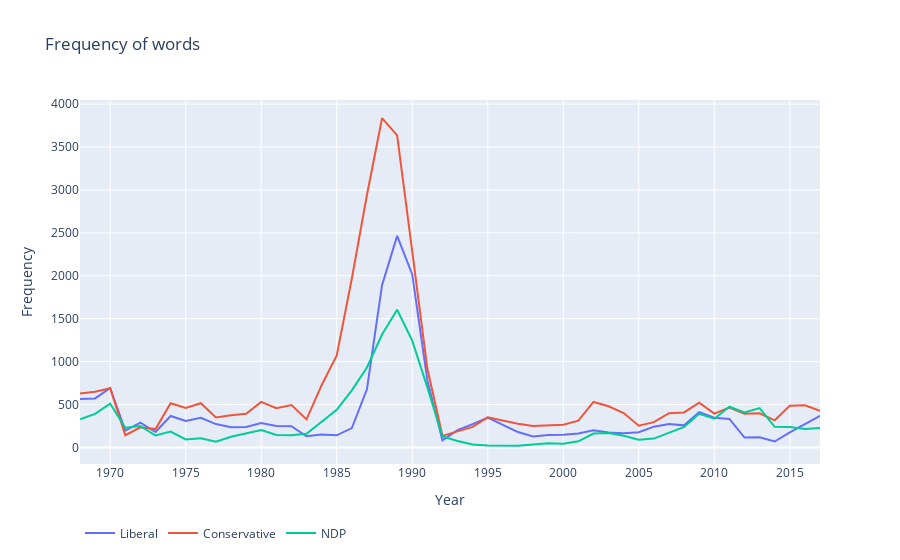

Source (notebook cell):
### Markdown cell above
### **Analyzing frequency of discussion around abortion**

### Code cell
count_freq = []
for year in comb:
    count_freq.append([wv.vocab["abort_{}_Liberal".format(year)].count,
                       model.wv.vocab["abort_{}_Conservative".format(year)].count,
                       model.wv.vocab["abort_{}_NDP".format(year)].count])

freq = np.array(count_freq)
fig = go.Figure()
fig.add_trace(go.Scatter(x=sorted(list(comb)), y=freq[:,0], name='Liberal'))
fig.add_trace(go.Scatter(x=sorted(list(comb)), y=freq[:,1], name='Conservative'))
fig.add_trace(go.Scatter(x=sorted(list(comb)), y=freq[:,2], name='NDP'))
fig.update_layout({'title':'Frequency of words',
                   'legend':{'orientation':'h',
                             'y':-0.15,
                             'yanchor':'top'}})
fig.update_xaxes(title='Year')
fig.update_yaxes(title='Frequency')
fig.show()

### Figure 1 — Plotly figure (JSON) as saved in the notebook; plotly's stock layout.template omitted (floating-point values rounded to 4 significant figures)
{"data": [{"name": "Liberal", "type": "scatter", "x": [1968, 1969, 1970, 1971, 1972, 1973, 1974, 1975, 1976, 1977, 1978, 1979, 1980, 1981, 1982, 1983, 1984, 1985, 1986, 1987, 1988, 1989, 1990, 1991, 1992, 1993, 1994, 1995, 1997, 1998, 1999, 2000, 2001, 2002, 2003, 2004, 2005, 2006, 2007, 2008, 2009, 2010, 2011, 2012, 2013, 2014, 2015, 2016, 2017], "y": [563, 571, 693, 197, 288, 180, 366, 308, 346, 272, 235, 239, 283, 251, 248, 130, 151, 141, 225, 678, 1890, 2465, 2016, 781, 82, 202, 271, 349, 179, 128, 145, 149, 163, 200, 173, 164, 177, 242, 274, 257, 412, 347, 332, 115, 118, 69, 176, 275, 368]}, {"name": "Conservative", "type": "scatter", "x": [1968, 1969, 1970, 1971, 1972, 1973, 1974, 1975, 1976, 1977, 1978, 1979, 1980, 1981, 1982, 1983, 1984, 1985, 1986, 1987, 1988, 1989, 1990, 1991, 1992, 1993, 1994, 1995, 1997, 1998, 1999, 2000, 2001, 2002, 2003, 2004, 2005, 2006, 2007, 2008, 2009, 2010, 2011, 2012, 2013, 2014, 2015, 2016, 2017], "y": [627, 648, 690, 142, 234, 214, 515, 461, 515, 348, 374, 393, 531, 456, 494, 327, 725, 1073, 1969, 2941, 3836, 3635, 2285, 919, 135, 184, 239, 350, 276, 249, 254, 265, 312, 530, 480, 400, 253, 295, 399, 408, 522, 394, 464, 393, 397, 316, 485, 492, 427]}, {"name": "NDP", "type": "scatter", "x": [1968, 1969, 1970, 1971, 1972, 1973, 1974, 1975, 1976, 1977, 1978, 1979, 1980, 1981, 1982, 1983, 1984, 1985, 1986, 1987, 1988, 1989, 1990, 1991, 1992, 1993, 1994, 1995, 1997, 1998, 1999, 2000, 2001, 2002, 2003, 2004, 2005, 2006, 2007, 2008, 2009, 2010, 2011, 2012, 2013, 2014, 2015, 2016, 2017], "y": [329, 391, 510, 230, 249, 139, 184, 93, 107, 67, 124, 164, 202, 145, 142, 158, 300, 439, 665, 932, 1315, 1604, 1244, 700, 127, 75, 35, 23, 19, 31, 48, 43, 71, 162, 167, 136, 90, 103, 173, 238, 391, 335, 474, 408, 458, 240, 239, 216, 225]}], "layout": {"legend": {"orientation": "h", "y": -0.15, "yanchor": "top"}, "title": {"text": "Frequency of words"}, "xaxis": {"title": {"text": "Year"}}, "yaxis": {"title": {"text": "Frequency"}}}}
